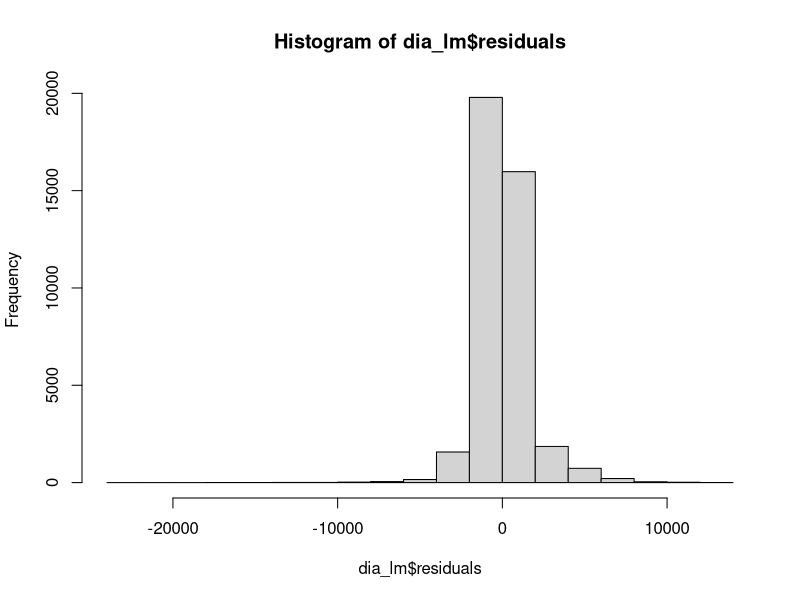
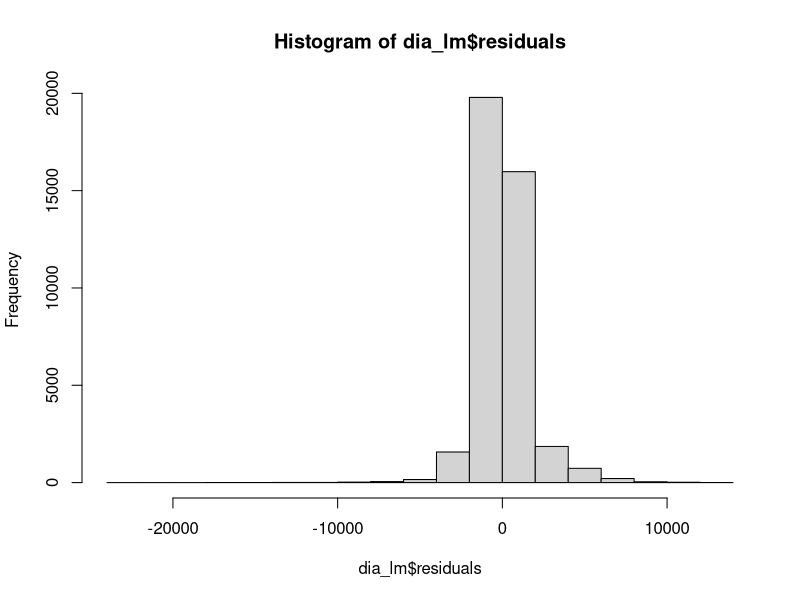

Write the R code that produced these figures, in order. (Note: this script raises an error after producing the figures.)
## ---- chunk 1
knitr::opts_chunk$set(echo = TRUE)
## ---- chunk 2
library(caret)
data("diamonds")
head(diamonds)
datadia<-diamonds
remove(diamonds)
## ---- chunk 3
datadia1<-datadia[,c(-2,-3,-4)]
diacor<-cor(datadia1)
diacor
## ---- chunk 4
findLinearCombos(datadia1)
## ---- chunk 5
set.seed(564738)
dia_sv<-createDataPartition(datadia1$price, p=0.75, list = FALSE)
dia_train<-datadia1[dia_sv,]
dia_test<-datadia1[-dia_sv,]
## ---- chunk 6
dia_lm<-lm(dia_train$price ~ . , data = dia_train)
summary(dia_lm)
## ---- chunk 7
summary(dia_lm$residuals)
hist(dia_lm$residuals)
## ---- chunk 8
dia_lm2<-lm(dia_train$price ~ . -z, data = dia_train)
summary(dia_lm2)
## ---- chunk 9
anova(dia_lm2,dia_lm, test="Chisq")
## ---- chunk 10
dia_p<-predict(dia_lm2,dia_test)
summary(datadia1$price)
summary(dia_train$price)
summary(dia_test$price)
summary(dia_p)
## ---- chunk 11
set.seed(564738)
dia_sv1<-createDataPartition(datadia$price, p=0.75, list = FALSE)
dia_train1<-datadia[dia_sv1,]
dia_test1<-datadia[-dia_sv1,]
dia_lm4<-lm(dia_train1$price ~ ., data = dia_train1)
summary(dia_lm4)
dia_lm5<-lm(dia_train1$price ~ . -clarity^6, data = dia_train1)
summary(dia_lm5)
dia_lm6<-lm(dia_train1$price ~ . -clarity^6-z, data = dia_train1)
summary(dia_lm6)
dia_lm7<-lm(dia_train1$price ~ . -clarity^6-z-y, data = dia_train1)
summary(dia_lm7)
## ---- chunk 12
dia_p1<-predict(dia_lm7,dia_test1)
summary(datadia$price)
summary(dia_train$price)
summary(dia_test$price)
summary(dia_p1)
## ---- chunk 13
data("Sacramento")
head(Sacramento)
datasac<-Sacramento
remove(Sacramento)
## ---- chunk 14
datasac1<-datasac[,c(-1,-2,-6)]
saccor<-cor(datasac1)
saccor
## ---- chunk 15
findLinearCombos(datasac1)
## ---- chunk 16
set.seed(564738)
sac_sv<-createDataPartition(datasac1$price, p=0.75, list = FALSE)
sac_sv
sac_train<-datasac1[sac_sv,]
sac_test<-datasac1[-sac_sv,]
## ---- chunk 17
sac_lm<-lm(price ~ . , data = sac_train)
summary(sac_lm)
summary(dia_lm$residuals)
hist(dia_lm$residuals)
## ---- chunk 18
sac_lm2<-lm(price ~ . -baths, data = sac_train)
summary(sac_lm2)
sac_lm3<-lm(price ~ . -baths-latitude, data = sac_train)
summary(sac_lm3)
## ---- chunk 19
anova(sac_lm3,sac_lm,test="Chisq")
## ---- chunk 20
sac_p<-predict(sac_lm3,sac_test)
summary(datasac1$price)
summary(sac_train$price)
summary(sac_test$price)
summary(sac_p)
## ---- chunk 21
set.seed(564738)
sac_sv1<-createDataPartition(datasac$price, p=0.75, list = FALSE)
sac_train1<-datasac[sac_sv1,]
sac_test1<-datasac[-sac_sv1,]
sac_lm4<-lm(price ~ . , data = sac_train1)
summary(sac_lm4)
sac_lm5<-lm(price ~ . -latitude, data = sac_train1)
summary(sac_lm5)
sac_lm6<-lm(price ~ . -latitude-longitude, data = sac_train1)
summary(sac_lm6)
sac_lm7<-lm(price ~ . -latitude-longitude-baths, data = sac_train1)
summary(sac_lm7)
## ---- chunk 22
sac_p1<-predict(sac_lm7,sac_test1)
summary(datasac$price)
summary(sac_train1$price)
summary(sac_test1$price)
summary(sac_p1)
